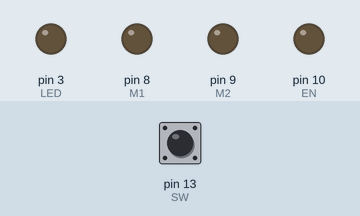
This sketch was run on a simulated Arduino Uno, built with avr-gcc and run on an emulated ATmega328P. On the bench: output pins drawn as LEDs (lit = HIGH). The test bench sets the inputs (shaded band); at power-on: pin 13 (SW) LOW.

Above: at 1.2 s.
1.3 s: pin 13 (SW) pulled HIGH for 0.15 s
At 1.8 s:
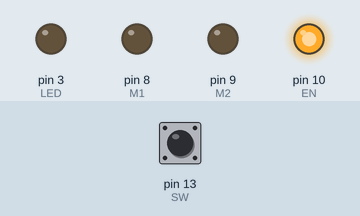
2.9 s: pin 13 (SW) pulled HIGH for 3.2 s
At 3.5 s:
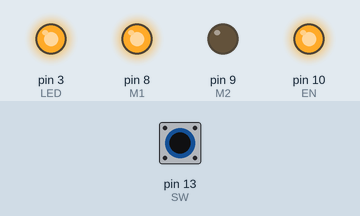
Timing chart, 0 to 7.6 s (numbered marks = the images above; inputs shaded):
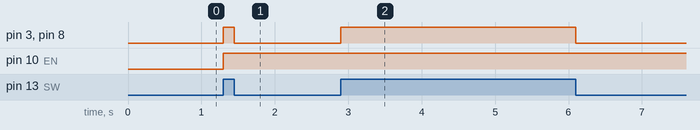

Measured:
- after the input at 1.3 s, pin 3 (LED), pin 8 (M1): LOW → HIGH at once, → LOW 0.15 s later; pin 10 (EN): LOW → HIGH at once
- after the input at 2.9 s, pin 3 (LED), pin 8 (M1): LOW → HIGH at once, → LOW 3.2 s later

The sketch:

task3_-_Ahmed_Sayedahmed.ino
```cpp
//repository link: https://github.com/AhmedSayed54/AS.git

#define SW 13 //pin 13 has its led on the board and there is no need to use serial print.
#define M1 8
#define M2 9
#define EN 10
#define LED 3 //three leds are connected in series so there is no need to redifine them.
int S_val;
void setup() {
  pinMode(SW, INPUT);
  pinMode(M1, OUTPUT);
  pinMode(M2, OUTPUT);
  pinMode(EN, OUTPUT);
  pinMode(LED, OUTPUT);
}

void loop() {
  S_val = digitalRead(SW);
  if(S_val == HIGH){
    digitalWrite(EN, S_val);
    digitalWrite(LED, HIGH);
    digitalWrite(M1, HIGH);
    digitalWrite(M2, LOW);

  }else{
    digitalWrite(M2, LOW);
    digitalWrite(M1, LOW);
    digitalWrite(LED, LOW);

  }
}
```
